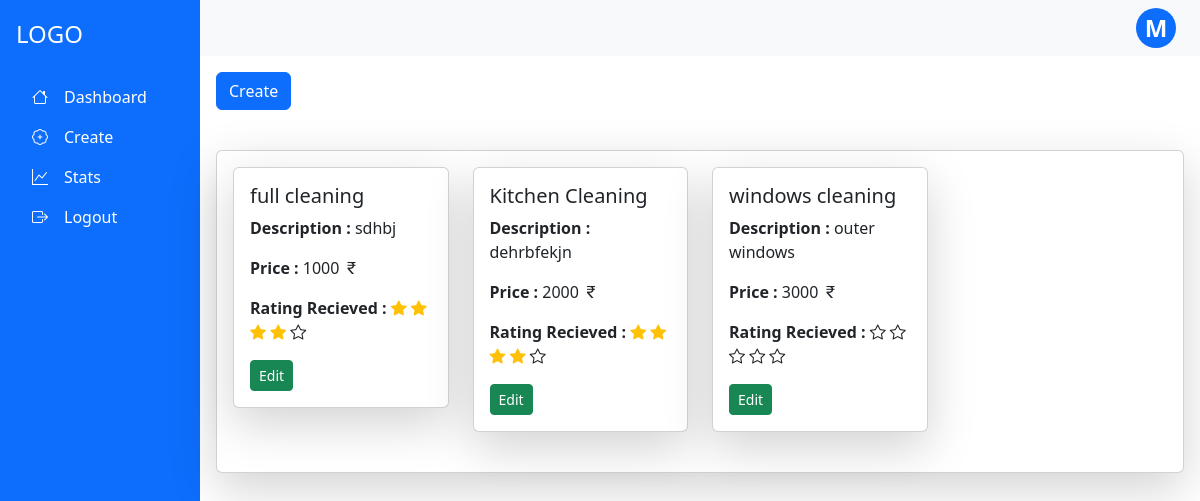
The page /serviceprovider/create (signed in) on the database as committed earlier.
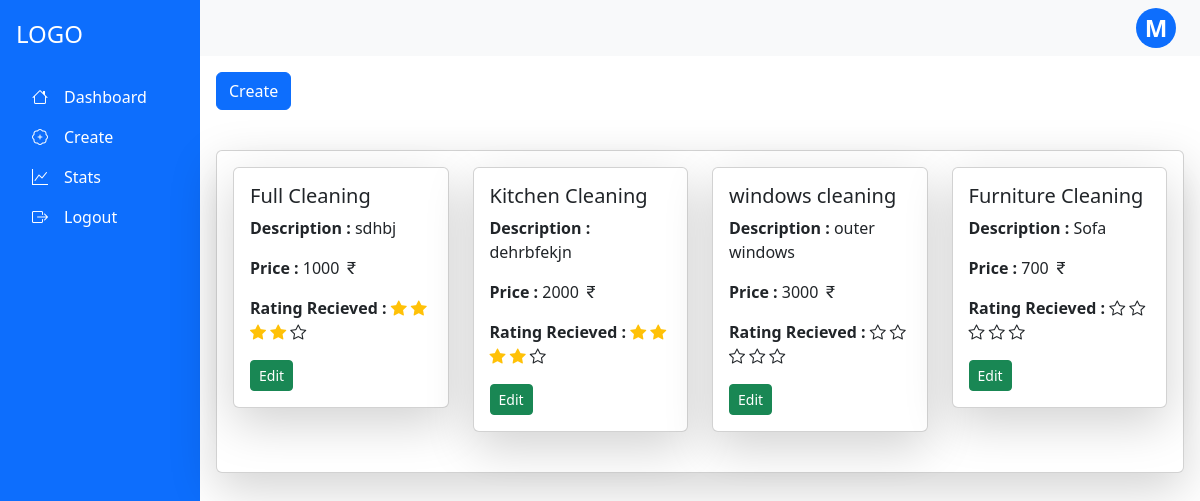
The same page on the database as committed later.
### app.py (models this page shows)
class Package(db.Model):
    __tablename__="package"
    p_id=db.Column(db.Integer, primary_key=True, autoincrement= True)
    p_name=db.Column(db.String,unique=True)
    p_price=db.Column(db.Integer)
    p_description=db.Column(db.String)
    p_rating=db.Column(db.Integer)
    s_id=db.Column(db.Integer, db.ForeignKey("services.s_id"),nullable=False)
    sp_id=db.Column(db.Integer, db.ForeignKey("serviceprovider.sp_id"),nullable=False)
    req=db.relationship("Request",backref="pack")

### app.py (the view, shortened to what this page needs)
@app.route("/serviceprovider/create",methods=["GET","POST"])
def create_pack():
    if request.method=="GET":
        P=db.session.query(Package).filter_by(sp_id=current_user.sp_id).all()
        return render_template("/ServiceProvider/create_package.html",mypackage=P,cu=current_user)

### app.py (called while the page is built)
@login_manager.user_loader
def load_user(user_id):
    utype,id=user_id.split("-")
    if utype=="c":
        return db.session.query(Customer).filter_by(c_id=id).first()
    elif utype=='sp':
        return db.session.query(ServiceProvider).filter_by(sp_id=id).first()
    else:
        return db.session.query(Admin).filter_by(admin_id=id).first()

### templates/ServiceProvider/create_package.html (shortened to what this page needs)
{% extends "/ServiceProvider/serviceprovider_base.html" %}
{% block content %}
<p class="d-inline-flex gap-1">
    <button class="btn btn-primary" type="button" data-bs-toggle="collapse" data-bs-target="#collapseExample" aria-expanded="false" aria-controls="collapseExample">
      Create
    </button>
</p>
<div class="card mb-3 shadow-lg mt-4">
    <div class="card-body">
      <div class="row row-cols-1 row-cols-2 row-cols-3 row-cols-4 g-4">
      {% for p in mypackage %}
      <div class="col mb-4">
        <div class="card shadow-lg" style="width: 100%;">
            <div class="card-body">
                <h5 class="card-text">{{p.p_name}}</h5>
                <p class="card-text"><b>Description : </b>{{p.p_description}}</p>
                <p class="card-text"><b>Price : </b>{{p.p_price}} <i class="bi bi-currency-rupee"></i></p>
                <p>
                  <Strong>Rating Recieved : </Strong>
                  {% for i in range(p.p_rating) %}
                    <i class="bi bi-star-fill text-warning"></i>
                  {% endfor %}
                  {% for i in range(5-p.p_rating) %}
                    <i class="bi bi-star"></i>
                  {% endfor %}
                </p>
                <button class = "btn btn-sm btn-success " data-bs-toggle="modal" data-bs-target="#edit-{{p.p_id}}">Edit</button>
            </div>
        </div>
      </div>
        {% endfor %}
      </div>
    </div>
  </div>
{% endblock %}

Rows that differ between the two databases and show on the page:
changed Package "sdhbj": p_name "full cleaning" → "Full Cleaning"
added Package: p_name "Furniture Cleaning", p_description "Sofa", p_price "700", p_rating 0 (drawn)
